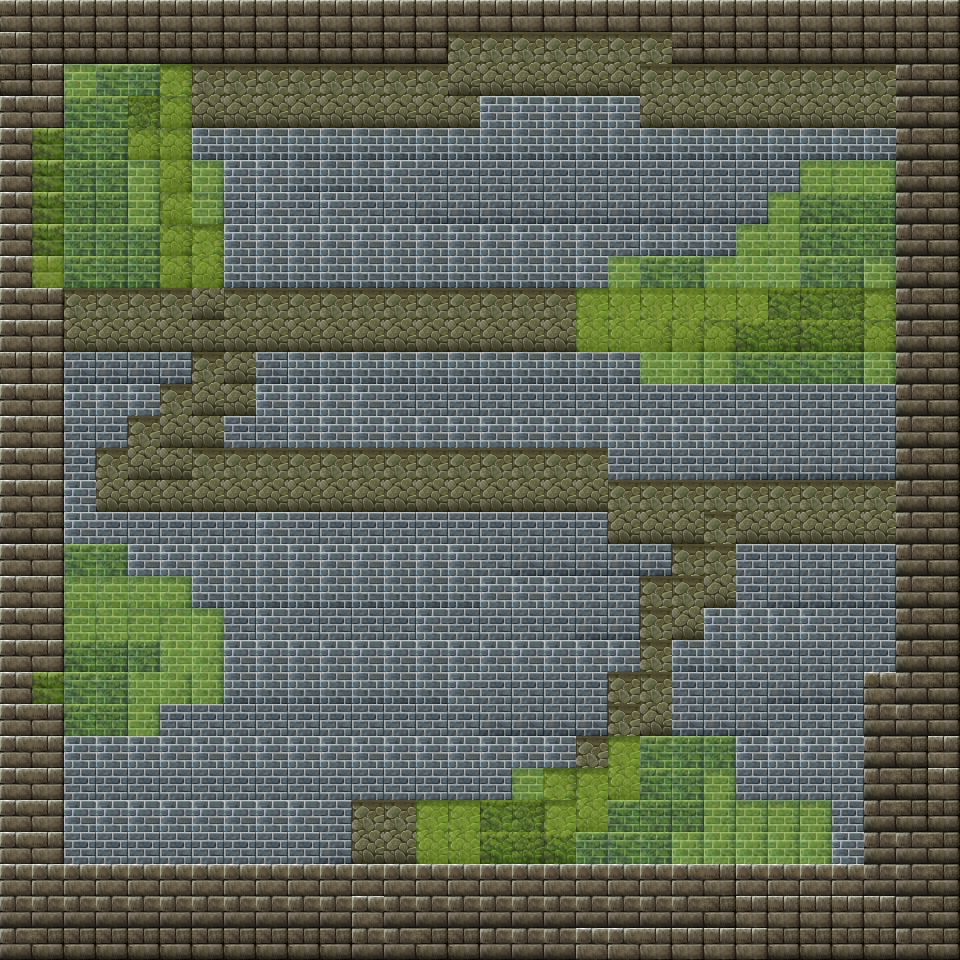

Rendered tile map (Tiled .tmx) drawn with the repository's tilesets; below, a short description and the map source with its tile grids summarised:
An orthogonal 30x30 tile map with 32x32 px tiles, 2 tile layers (Background, Center) and 18 objects.

<map version="1.0" orientation="orthogonal" renderorder="right-down" width="30" height="30" tilewidth="32" tileheight="32">
 <tileset firstgid="1" name="ss" tilewidth="32" tileheight="32">
  <image source="../../../SB/SB/tileset/tilea4.png" trans="ff00ff" width="512" height="480" />
 </tileset>
 <layer name="Background" width="30" height="30">
  <data>[900 cells, 900 non-empty, 10 distinct tile ids]</data>
 </layer>
 <layer name="Center" width="30" height="30" opacity="0.5">
  <data>[900 cells, 148 non-empty, 6 distinct tile ids]</data>
 </layer>
 <objectgroup name="Hero">
  <properties>
   <property name="health" value="100" />
   <property name="type" value="ice" />
  </properties>
  <object gid="188" x="480" y="414.667" />
 </objectgroup>
 <objectgroup name="Enemies">
  <object gid="158" x="640" y="186.667" />
  <object gid="158" x="318.667" y="262.667" />
  <object gid="158" x="105.333" y="410.667" />
  <object gid="158" x="285.333" y="250.667" />
  <object gid="158" x="280" y="210.667" />
  <object gid="158" x="673.333" y="212" />
  <object gid="138" x="716" y="236" />
  <object gid="138" x="704" y="186.667" />
  <object gid="138" x="328" y="201.333" />
  <object gid="138" x="222.667" y="282.667" />
  <object gid="140" x="741.333" y="738.667" />
  <object gid="140" x="705.333" y="778.667" />
  <object gid="140" x="196" y="786.667" />
  <object gid="140" x="236" y="726.667" />
  <object gid="140" x="237.333" y="770.667" />
  <object gid="140" x="289.333" y="786.667" />
  <object gid="140" x="306.667" y="640" />
 </objectgroup>
</map>
